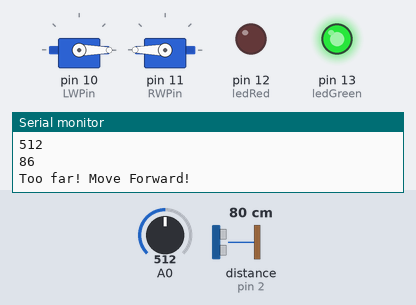
The sketch below on a simulated Arduino Uno, built with avr-gcc and run on an emulated ATmega328P. On the bench: 2 × servo, output pins drawn as LEDs (lit = HIGH), the last lines printed to the serial monitor. Wiring (inferred from the names in the program): ultrasonic range finder: trigger pin 4; echo pin 2. Dashed ring = blinking. The test bench sets the inputs (shaded band); at power-on: A0 = 512, distance to the obstacle (sensor on pin 2) 80 cm. The echo pulse lasts 58.3 µs per cm; pins used as bus, display or sensor lines are not drawn.

Above: at 6.9 s.
7.0 s: A0 set to 61
19.0 s: A0 set to 52
At 19.9 s:
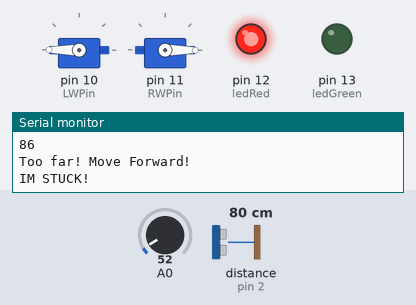
30.4 s: distance to the obstacle (sensor on pin 2) set to 23 cm
37.2 s: distance to the obstacle (sensor on pin 2) set to 20 cm
At 38.9 s:
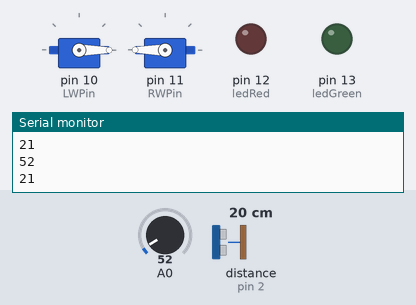
44.0 s: distance to the obstacle (sensor on pin 2) set to 2 cm
At 44.9 s:
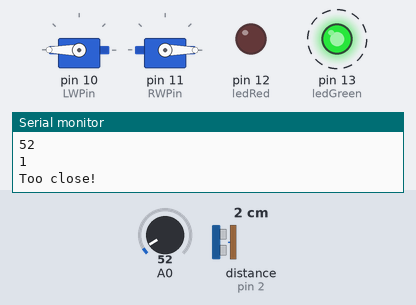
50.8 s: distance to the obstacle (sensor on pin 2) set to 16 cm
57.6 s: distance to the obstacle (sensor on pin 2) set to 19 cm
At 60.1 s:
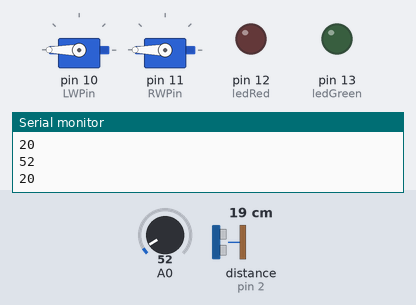
Timing chart, 0 to 61.6 s (numbered marks = the images above; inputs shaded):
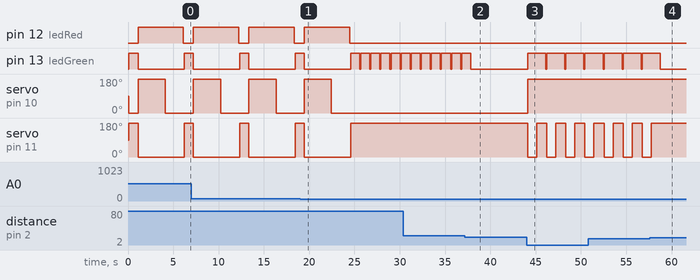

The sketch:

iRobox.ino
```cpp
double ForwardSpeed = 150.0;
double RotateSpeed = 150.0;
double BackwardSpeed = 150.0;
long duration;
long distance;
long cm;
int echoPin=2;
int trigPin=4;
int ledGreen = 13;
int ledRed = 12;
#include <Servo.h>

Servo LeftWheel;  // create servo object to control a servo
Servo RightWheel;  // create servo object to control a servo

// Note: a maximum of eight servo objects can be created

int LWPin = 10; //set the pin number for your left servo-motors (just change the number if not pin 9)
int RWPin = 11; //right-wheel control pin
int sensorRead;


void setup()
{
  LeftWheel.attach( LWPin );  //  Connects LeftWheel to the pin LWPin
  RightWheel.attach( RWPin );  // Connects another wheel to be controlled by the pin RWPin
  pinMode(trigPin, OUTPUT);
  pinMode(echoPin, INPUT);
  pinMode(ledGreen, OUTPUT);
  pinMode (ledRed, OUTPUT);
  Serial.begin(9600); //9600 = baud rate
}


void loop()
{
  sensorRead = analogRead(A0);
  Serial.println(sensorRead);
  distance = getDistance();
  if(distance>21 || distance == 0)
 {
   digitalWrite (ledGreen, HIGH);
    Serial.println("Too far! Move Forward!");
    Forward(1);
    digitalWrite (ledGreen, LOW);
 }
if (distance < 20)
{
  digitalWrite (ledGreen, HIGH);
  Serial.println("Too close!");
  Backward (1);
  RotateLeft(1);
  digitalWrite (ledGreen, LOW);
}

if (sensorRead >55)
{
  digitalWrite (ledRed, HIGH);
  Serial.println("IM STUCK!");
  Backward (3);
  RotateRight (2);
  digitalWrite (ledRed, LOW);
}

 delay(10);
}


void Forward(double seconds)
{
    double speed = ForwardSpeed;

     attachServos(); //in case we disconnected them

     //The CRS thinks it is always at 90 degrees
     //if you tell it to go to 180 degrees it will go really fast clock-wise
     //0 degrees really quickly counterclockwise
     // 95 really slowly clockwise

    double leftspeed = (-speed/100.0*90.0 + 90) ;
    double rightspeed = (speed/100.0*90.0 + 90) ;  // translates it to servo-speak (servo input is from 0-180)

    LeftWheel.write( (int) leftspeed);
    RightWheel.write((int) rightspeed); // Right wheel is backwards

   //delay wants an integer number of milliseconds, we turn seconds to milliseconds
   //then we turn the result into an int
   delay((int) (seconds*1000));
}


void Backward ( double seconds)
{
    double speed = BackwardSpeed;

    attachServos(); //in case we disconnected them

    double leftspeed = (speed/100.0*90.0 + 90) ;
    double rightspeed = (-speed/100.0*90.0 + 90) ;  // translates it to servo-speak (servo input is from 0-180)

    LeftWheel.write( (int) leftspeed);
    RightWheel.write((int) rightspeed);

    delay((int) (seconds*1000));
}


void RotateLeft (double seconds)
{
    double speed = RotateSpeed;

    attachServos(); //in case we disconnected them

    double leftspeed = (speed/100.0*90.0 + 90) ;  // translates it to servo-speak (servo input is from 0-180)
    double rightspeed = (speed/100.0*90.0 + 90) ;  // translates it to servo-speak (servo input is from 0-180)

    LeftWheel.write((int) leftspeed);
    RightWheel.write((int) rightspeed);
    delay((int) (seconds*1000));
}

void RotateRight (double seconds)
{
    double speed = RotateSpeed;

    attachServos(); //in case we disconnected them

    double leftspeed =  (-speed/100.0*90.0 + 90) ;  // translates it to servo-speak (servo input is from 0-180)
    double rightspeed =  (-speed/100.0*90.0 + 90) ;  // translates it to servo-speak (servo input is from 0-180)

    LeftWheel.write((int) leftspeed);
    RightWheel.write((int) rightspeed);

    delay((int) (seconds*1000));
}


void Stop( double seconds)
{
  LeftWheel.detach();  //to stop the motors, we have the Arduino stop sending signals entirely
  RightWheel.detach();

  delay((int) (seconds*1000));
}


void attachServos()
{
   LeftWheel.attach(LWPin);
   RightWheel.attach(RWPin);
}
long getDistance()
    {
   digitalWrite(trigPin, LOW);
 delayMicroseconds(5);
 digitalWrite (trigPin, HIGH);
 delayMicroseconds(5);
 //reset the trigger pin
 digitalWrite (trigPin,LOW);
 //store the microseconds
 duration = pulseIn(echoPin, HIGH);
 //27 microseconds per cm travelled, and it travels to and fro
 cm = duration/54;
 Serial.println (cm);
  delay (100);
 return cm;
    }
```

Measured:
- the behaviour switches between 56 and 55 on A0 (found by bisection; images 0 and 1)
- the behaviour switches between 21 and 20 cm on distance to the obstacle (sensor on pin 2) (found by bisection; images 1 and 2)
- the behaviour switches between 18 and 19 cm on distance to the obstacle (sensor on pin 2) (found by bisection; images 3 and 4)
- after the input at 19.0 s, pin 12 (ledRed): goes on until 24.5 s, then stays LOW; servo on pin 10 (LWPin): goes on until 22.5 s, then stays 0°; servo on pin 11 (RWPin): goes on until 24.6 s, then stays 180°
- after the input at 37.2 s, pin 13 (ledGreen): goes on until 37.8 s, then stays LOW
- after the input at 44.0 s, pin 13 (ledGreen): alternates HIGH for 2.0 s and LOW for 0.11 s, starting after 0.10 s; servo on pin 10 (LWPin): 0° → 180° after 0.10 s; servo on pin 11 (RWPin): alternates 180° for 1.1 s and 0° for 1.0 s, starting after 0.10 s
- after the input at 57.6 s, pin 13 (ledGreen): goes on until 58.8 s, then stays LOW; servo on pin 11 (RWPin): goes on until 57.8 s, then stays 180°
- by itself, pin 12 (ledRed): alternates HIGH for 5.0 s and LOW for 1.1 s
